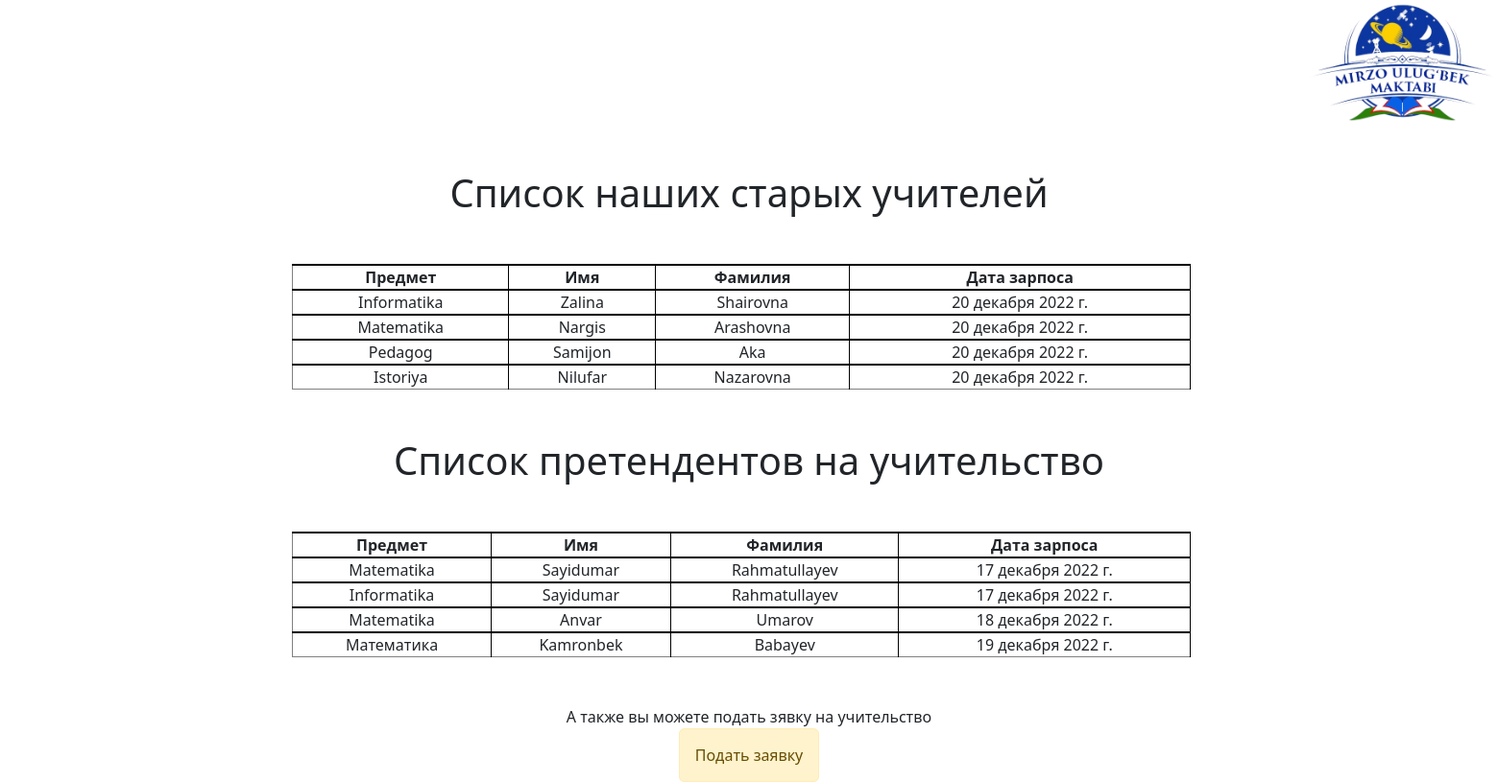
The page /teachers on the database its author committed.
### main/models.py (models this page shows, shortened)
class Teacher(models.Model):
    subject=models.CharField('Subject',max_length=50)
    first_name=models.CharField('First Name',max_length=50)
    second_name=models.CharField('Second Name',max_length=50)
    date=models.DateField('Date')
    class Meta:
        verbose_name='Старый Учитель'
        verbose_name_plural='Старые Учителя'

class Teachers(models.Model):
    subject=models.CharField('Subject',max_length=50)
    first_name=models.CharField('First Name',max_length=50)
    second_name=models.CharField('Second Name',max_length=50)
    date=models.DateField('Date')
    class Meta:
        verbose_name='Учитель'
        verbose_name_plural='Учителя'

### main/views.py (the view)
# urls.py: path('teachers', views.teacher, name='teach')
def teacher(request):
    all1=Teachers.objects.all()
    all=Teacher.objects.all()
    return render(request, 'schoolsite/teachers.html', {'all1':all1, 'all':all})

### main/templates/schoolsite/teachers.html (shortened to what this page needs)
{% load static %}
<!DOCTYPE html>
<html lang="ru">
<head>
    <link rel="stylesheet" href="https://cdn.jsdelivr.net/npm/bootstrap@5.2.3/dist/css/bootstrap.min.css">
    <link rel="stylesheet" href="{% static 'schoolsite/css/style2.css' %}">
</head>
<body>
    <div class="img">
        <img src="{% static 'schoolsite/img/muimi-logo.png' %}" alt="">
    </div>
    <h1 class="hfi">Список наших старых учителей</h1>
    <div class="tbf">
        <table border="1">
            <tr>
                <th>Предмет</th>
                <th>Имя</th>
                <th>Фамилия</th>
                <th>Дата зарпоса</th>
            </tr>
            {% for el in all %}
            <tr>
                <td>{{ el.subject }}</td>
                <td>{{ el.first_name }}</td>
                <td>{{ el.second_name }}</td>
                <td>{{ el.date }}</td>
            </tr>
            {% endfor %}
        </table>
    </div>
    <h1 class="hfi">Список претендентов на учительство</h1>
    <div class="tbf">
        <table border="1">
            <tr>
                <th>Предмет</th>
                <th>Имя</th>
                <th>Фамилия</th>
                <th>Дата зарпоса</th>
            </tr>
            {% for el in all1 %}
            <tr>
                <td>{{ el.subject }}</td>
                <td>{{ el.first_name }}</td>
                <td>{{ el.second_name }}</td>
                <td>{{ el.date }}</td>
            </tr>
            {% endfor %}
        </table>
    </div>
    <section>
        <p>А также вы можете подать зявку на учительство</p>
        <div class="fafaf">
            <a class="alert alert-warning" href="/reg">Подать заявку</a>
        </div>
    </section>
</body>
</html>

### main/static/schoolsite/css/style2.css (style rules this page uses)
* { padding: 0; margin: 0; box-sizing: border-box; }
.img img { width: 25vh; height: 15.78vh; }
img { width: 100px; height: 100%; }
.img { margin-top: 1px; margin-left: 170vh; }
.hfi { text-align: center; margin-top: 50px; }
table { width: 60%; margin-left: 19.5%; margin-top: 50px; }
td { text-align: center; border-right: 1px solid black; }
th { text-align: center; border-right: 1px solid black; }
tr { border-top: 2px solid black; }
section { text-align: center; margin-top: 50px }
.fafaf a { text-decoration: none; }

### rows shown on the page
Teacher: subject "Informatika", first_name "Zalina", second_name "Shairovna", date "20 декабря 2022 г."
Teacher: subject "Matematika", first_name "Nargis", second_name "Arashovna", date "20 декабря 2022 г."
Teacher: subject "Pedagog", first_name "Samijon", second_name "Aka", date "20 декабря 2022 г."
Teacher: subject "Istoriya", first_name "Nilufar", second_name "Nazarovna", date "20 декабря 2022 г."
Teachers: subject "Matematika", first_name "Sayidumar", second_name "Rahmatullayev", date "17 декабря 2022 г."
Teachers: subject "Informatika", first_name "Sayidumar", second_name "Rahmatullayev", date "17 декабря 2022 г."
Teachers: subject "Matematika", first_name "Anvar", second_name "Umarov", date "18 декабря 2022 г."
Teachers: subject "Математика", first_name "Kamronbek", second_name "Babayev", date "19 декабря 2022 г."
